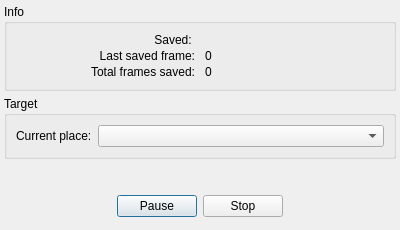
<ui version="4.0" >
 <class>SaveDataDialog</class>
 <widget class="QDialog" name="SaveDataDialog" >
  <property name="geometry" >
   <rect>
    <x>0</x>
    <y>0</y>
    <width>400</width>
    <height>230</height>
   </rect>
  </property>
  <property name="windowTitle" >
   <string>Saving synchronized data...</string>
  </property>
  <property name="windowIcon" >
   <iconset resource="Monitor.qrc" >:/Monitor/resources/monitor.png</iconset>
  </property>
  <layout class="QVBoxLayout" >
   <property name="spacing" >
    <number>5</number>
   </property>
   <property name="leftMargin" >
    <number>4</number>
   </property>
   <property name="topMargin" >
    <number>4</number>
   </property>
   <property name="rightMargin" >
    <number>4</number>
   </property>
   <property name="bottomMargin" >
    <number>4</number>
   </property>
   <item>
    <widget class="QGroupBox" name="groupBox" >
     <property name="title" >
      <string>Info</string>
     </property>
     <layout class="QGridLayout" >
      <property name="horizontalSpacing" >
       <number>10</number>
      </property>
      <property name="verticalSpacing" >
       <number>2</number>
      </property>
      <item row="0" column="0" >
       <widget class="QLabel" name="label_2" >
        <property name="text" >
         <string>Saved: </string>
        </property>
        <property name="alignment" >
         <set>Qt::AlignRight|Qt::AlignTrailing|Qt::AlignVCenter</set>
        </property>
       </widget>
      </item>
      <item row="0" column="1" >
       <widget class="QLabel" name="savedLabel" >
        <property name="text" >
         <string/>
        </property>
       </widget>
      </item>
      <item row="1" column="0" >
       <widget class="QLabel" name="label_3" >
        <property name="text" >
         <string>Last saved frame:</string>
        </property>
        <property name="alignment" >
         <set>Qt::AlignRight|Qt::AlignTrailing|Qt::AlignVCenter</set>
        </property>
       </widget>
      </item>
      <item row="1" column="1" >
       <widget class="QLabel" name="lastFrameLabel" >
        <property name="text" >
         <string>0</string>
        </property>
       </widget>
      </item>
      <item row="2" column="0" >
       <widget class="QLabel" name="label_4" >
        <property name="text" >
         <string>Total frames saved:</string>
        </property>
        <property name="alignment" >
         <set>Qt::AlignRight|Qt::AlignTrailing|Qt::AlignVCenter</set>
        </property>
       </widget>
      </item>
      <item row="2" column="1" >
       <widget class="QLabel" name="totalFramesLabel" >
        <property name="text" >
         <string>0</string>
        </property>
       </widget>
      </item>
     </layout>
    </widget>
   </item>
   <item>
    <widget class="QGroupBox" name="groupBox_2" >
     <property name="title" >
      <string>Target</string>
     </property>
     <layout class="QHBoxLayout" >
      <item>
       <widget class="QLabel" name="label" >
        <property name="text" >
         <string>Current place:</string>
        </property>
       </widget>
      </item>
      <item>
       <widget class="QComboBox" name="targetComboBox" >
        <property name="sizePolicy" >
         <sizepolicy vsizetype="Fixed" hsizetype="Expanding" >
          <horstretch>0</horstretch>
          <verstretch>0</verstretch>
         </sizepolicy>
        </property>
       </widget>
      </item>
     </layout>
    </widget>
   </item>
   <item>
    <spacer>
     <property name="orientation" >
      <enum>Qt::Vertical</enum>
     </property>
     <property name="sizeHint" >
      <size>
       <width>382</width>
       <height>16</height>
      </size>
     </property>
    </spacer>
   </item>
   <item>
    <widget class="QWidget" native="1" name="widget_2" >
     <layout class="QHBoxLayout" >
      <item>
       <spacer>
        <property name="orientation" >
         <enum>Qt::Horizontal</enum>
        </property>
        <property name="sizeHint" >
         <size>
          <width>40</width>
          <height>20</height>
         </size>
        </property>
       </spacer>
      </item>
      <item>
       <widget class="QPushButton" name="pauseButton" >
        <property name="text" >
         <string>Pause</string>
        </property>
        <property name="icon" >
         <iconset resource="Monitor.qrc" >:/Monitor/resources/save_pause_22.png</iconset>
        </property>
        <property name="iconSize" >
         <size>
          <width>22</width>
          <height>22</height>
         </size>
        </property>
        <property name="checkable" >
         <bool>true</bool>
        </property>
       </widget>
      </item>
      <item>
       <widget class="QPushButton" name="stopButton" >
        <property name="text" >
         <string>Stop</string>
        </property>
        <property name="icon" >
         <iconset resource="Monitor.qrc" >:/Monitor/resources/save_stop_22.png</iconset>
        </property>
        <property name="iconSize" >
         <size>
          <width>22</width>
          <height>22</height>
         </size>
        </property>
        <property name="checkable" >
         <bool>false</bool>
        </property>
       </widget>
      </item>
      <item>
       <spacer>
        <property name="orientation" >
         <enum>Qt::Horizontal</enum>
        </property>
        <property name="sizeHint" >
         <size>
          <width>40</width>
          <height>20</height>
         </size>
        </property>
       </spacer>
      </item>
     </layout>
    </widget>
   </item>
  </layout>
 </widget>
 <resources>
  <include location="Monitor.qrc" />
 </resources>
 <connections/>
</ui>
